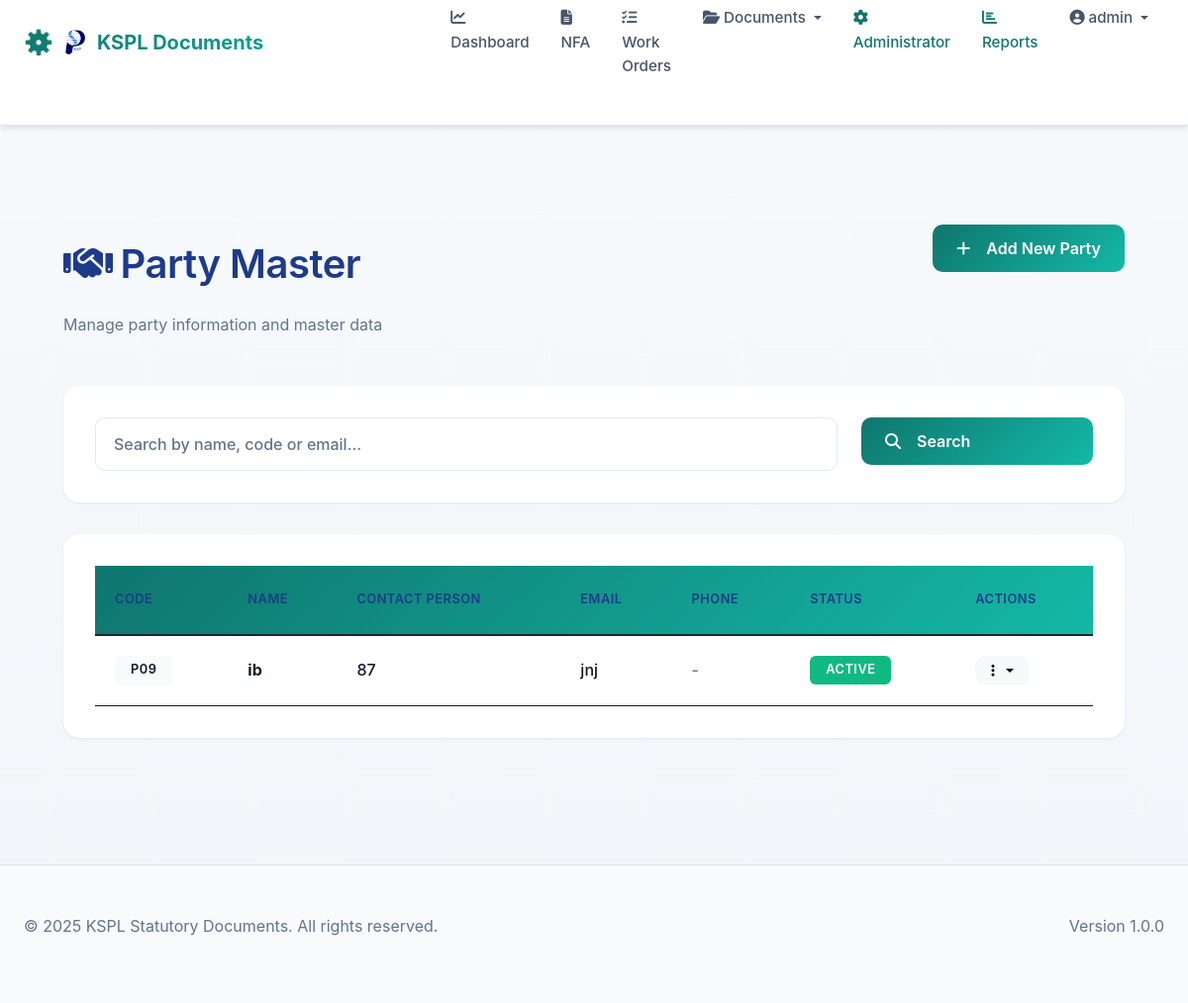
/admin/parties (signed in), run on the app's committed database.
### models/__init__.py (models this page shows, shortened)
class User(UserMixin, db.Model):
    __tablename__ = 'users'
    id = db.Column(db.Integer, primary_key=True)
    username = db.Column(db.String(120), unique=True, nullable=False)
    email = db.Column(db.String(120), unique=True, nullable=False)
    password_hash = db.Column(db.String(255), nullable=False)
    first_name = db.Column(db.String(120))
    last_name = db.Column(db.String(120))
    department_id = db.Column(db.Integer, db.ForeignKey('departments.id'))
    is_active = db.Column(db.Boolean, default=True)
    created_at = db.Column(db.DateTime, default=datetime.utcnow)
    roles = db.relationship('Role', secondary='user_roles', backref=db.backref('users', lazy='dynamic'))
    department = db.relationship('Department', backref='users')
    def has_role(self, role_name):
        return any(role.name == role_name for role in self.roles)

class Party(db.Model):
    __tablename__ = 'parties'
    id = db.Column(db.Integer, primary_key=True)
    code = db.Column(db.String(120), unique=True, nullable=False)
    name = db.Column(db.String(255), nullable=False)
    contact_person = db.Column(db.String(255))
    email = db.Column(db.String(120))
    phone = db.Column(db.String(20))
    address = db.Column(db.Text)
    city = db.Column(db.String(120))
    state = db.Column(db.String(120))
    country = db.Column(db.String(120))
    is_active = db.Column(db.Boolean, default=True)
    created_at = db.Column(db.DateTime, default=datetime.utcnow)
    updated_at = db.Column(db.DateTime, default=datetime.utcnow, onupdate=datetime.utcnow)

### routes/admin.py (the view)
@admin_bp.route('/parties', methods=['GET'])
@login_required
@require_role('admin')
def party_list():
    page = request.args.get('page', 1, type=int)
    search = request.args.get('search', '', type=str)
    query = Party.query
    if search:
        query = query.filter(
            (Party.name.ilike(f'%{search}%')) |
            (Party.code.ilike(f'%{search}%')) |
            (Party.email.ilike(f'%{search}%'))
        )
    parties = query.paginate(page=page, per_page=20)
    return render_template('admin/party_list.html', parties=parties, search=search)

### utils/__init__.py (called while the page is built)
def require_role(role_name):
    def decorator(f):
        @wraps(f)
        def decorated_function(*args, **kwargs):
            if not current_user.is_authenticated:
                abort(401)
            user_role_names = [role.name for role in current_user.roles]
            if role_name not in user_role_names:
                abort(403)
            return f(*args, **kwargs)
        return decorated_function
    return decorator

### templates/admin/party_list.html (shortened to what this page needs)
{% extends "index.html" %}
{% block content %}
<div class="container-fluid mt-4">
    <div class="row mb-4">
        <div class="col-md-8">
            <h1 style="color: #1e3a8a; font-weight: 600;"><i class="fas fa-handshake me-2"></i>Party Master</h1>
            <p class="text-muted">Manage party information and master data</p>
        </div>
        <div class="col-md-4 text-end">
            <a href="{{ url_for('admin.party_create') }}" class="btn btn-primary">
                <i class="fas fa-plus me-2"></i>Add New Party
            </a>
        </div>
    </div>
    <div class="card border-0 shadow-sm mb-4">
        <div class="card-body">
            <form method="GET" class="row">
                <div class="col-md-9">
                    <input type="text" name="search" class="form-control" placeholder="Search by name, code or email..." value="{{ search or '' }}">
                </div>
                <div class="col-md-3">
                    <button type="submit" class="btn btn-primary w-100">
                        <i class="fas fa-search me-2"></i>Search
                    </button>
                </div>
            </form>
        </div>
    </div>
    <div class="card border-0 shadow-sm">
        <div class="card-body">
            <div class="table-responsive">
                <table class="table table-hover mb-0">
                    <thead style="background-color: #f3f4f6;">
                        <tr>
                            <th style="color: #1e3a8a; font-weight: 600;">Code</th>
                            <th style="color: #1e3a8a; font-weight: 600;">Name</th>
                            <th style="color: #1e3a8a; font-weight: 600;">Contact Person</th>
                            <th style="color: #1e3a8a; font-weight: 600;">Email</th>
                            <th style="color: #1e3a8a; font-weight: 600;">Phone</th>
                            <th style="color: #1e3a8a; font-weight: 600;">Status</th>
                            <th style="color: #1e3a8a; font-weight: 600;">Actions</th>
                        </tr>
                    </thead>
                    <tbody>
                        {% if parties.items %}
                            {% for party in parties.items %}
                            <tr>
                                <td>
                                    <span class="badge bg-light text-dark">{{ party.code }}</span>
                                </td>
                                <td>
                                    <strong>{{ party.name }}</strong>
                                </td>
                                <td>{{ party.contact_person or '<span class="text-muted">-</span>'|safe }}</td>
                                <td>{{ party.email or '<span class="text-muted">-</span>'|safe }}</td>
                                <td>{{ party.phone or '<span class="text-muted">-</span>'|safe }}</td>
                                <td>
                                    {% if party.is_active %}
                                        <span class="badge bg-success">Active</span>
                                    {% else %}
                                        <span class="badge bg-danger">Inactive</span>
                                    {% endif %}
                                </td>
                                <td>
                                    <div class="dropdown">
                                        <button class="btn btn-sm btn-light dropdown-toggle" type="button" data-bs-toggle="dropdown">
                                            <i class="fas fa-ellipsis-v"></i>
                                        </button>
                                    </div>
                                </td>
                            </tr>
                            {% endfor %}
                        {% else %}
                            <tr>
                                <td colspan="7" class="text-center py-4 text-muted">
                                    <i class="fas fa-inbox me-2"></i>No parties found
                                </td>
                            </tr>
                        {% endif %}
                    </tbody>
                </table>
            </div>
        </div>
    </div>
</div>
{% endblock %}

### templates/index.html (shortened to what this page needs)
<!DOCTYPE html>
<html lang="en">
<head>
    <link href="https://cdn.jsdelivr.net/npm/bootstrap@5.1.3/dist/css/bootstrap.min.css" rel="stylesheet">
    <link rel="stylesheet" href="https://cdnjs.cloudflare.com/ajax/libs/font-awesome/6.4.0/css/all.min.css">
    <link rel="stylesheet" href="https://cdnjs.cloudflare.com/ajax/libs/tempusdominus-bootstrap-4/5.39.0/css/tempusdominus-bootstrap-4.min.css" />
    <link rel="stylesheet" href="{{ url_for('static', filename='main.css') }}">
</head>
<body>
    <nav class="navbar navbar-expand-lg navbar-light" style="padding: initial;">
        <div class="container-fluid px-4">
            <a class="navbar-brand d-flex align-items-center" href="{% if current_user.is_authenticated %}{% if current_user.has_role('admin') %}{{ url_for('admin.admin_dashboard') }}{% else %}{{ url_for('main.dashboard') }}{% endif %}{% else %}{{ url_for('auth.login') }}{% endif %}" style="gap: 12px;">
                <img style="max-width: 5%; height: auto;" src="{{ url_for('static', filename='images/ksp-logo.png') }}" alt="KSP Logo" height="40" class="img-fluid">
                <span>KSPL Documents</span>
            </a>
            <div class="collapse navbar-collapse" id="navbarNav">
                <ul class="navbar-nav ms-auto">
                    {% if current_user.is_authenticated %}
                        <li class="nav-item">
                            <a class="nav-link" href="{{ url_for('main.dashboard') }}">
                                <i class="fas fa-chart-line me-1"></i>Dashboard
                            </a>
                        </li>
                        <li class="nav-item">
                            <a class="nav-link" href="{{ url_for('main.nfa_list') }}">
                                <i class="fas fa-file-alt me-1"></i>NFA
                            </a>
                        </li>
                        <li class="nav-item">
                            <a class="nav-link" href="{{ url_for('main.work_order_list') }}">
                                <i class="fas fa-tasks me-1"></i>Work Orders
                            </a>
                        </li>
                        <li class="nav-item dropdown">
                            <a class="nav-link dropdown-toggle" href="#" id="documentsDropdown" role="button" data-bs-toggle="dropdown" aria-expanded="false">
                                <i class="fas fa-folder-open me-1"></i>Documents
                            </a>
                        </li>
                        <li class="nav-item">
                            <a class="nav-link text-primary" href="{{ url_for('admin.admin_dashboard') }}">
                                <i class="fas fa-cog me-1"></i>Administrator
                            </a>
                        </li>
                        <li class="nav-item">
                            <a class="nav-link text-primary" href="{{ url_for('admin.reports') }}">
                                <i class="fas fa-chart-bar me-1"></i>Reports
                            </a>
                        </li>
                        <li class="nav-item dropdown">
                            <a class="nav-link dropdown-toggle" href="#" id="userDropdown" role="button" data-bs-toggle="dropdown" aria-expanded="false">
                                <i class="fas fa-user-circle me-1"></i>{{ current_user.username }}
                            </a>
                        </li>
                    {% else %}
                        <li class="nav-item">
                            <a class="nav-link" href="{{ url_for('auth.login') }}">
                                <i class="fas fa-sign-in-alt me-1"></i>Login
                            </a>
                        </li>
                    {% endif %}
                </ul>
            </div>
        </div>
    </nav>
    <div class="container-fluid">
        {% block content %}{% endblock %}
    </div>
    <footer class="bg-light border-top mt-5 py-4">
        <div class="container-fluid px-4">
            <div class="row">
                <div class="col-md-6">
                    <p class="text-muted mb-0">© 2025 KSPL Statutory Documents. All rights reserved.</p>
                </div>
                <div class="col-md-6 text-md-end">
                    <p class="text-muted mb-0">Version 1.0.0</p>
                </div>
            </div>
        </div>
    </footer>
</body>
</html>

### data on the page
User: username "admin"
Party: code "P09", name "ib", contact_person "87", email "jnj", phone "-", is_active "ACTIVE"
